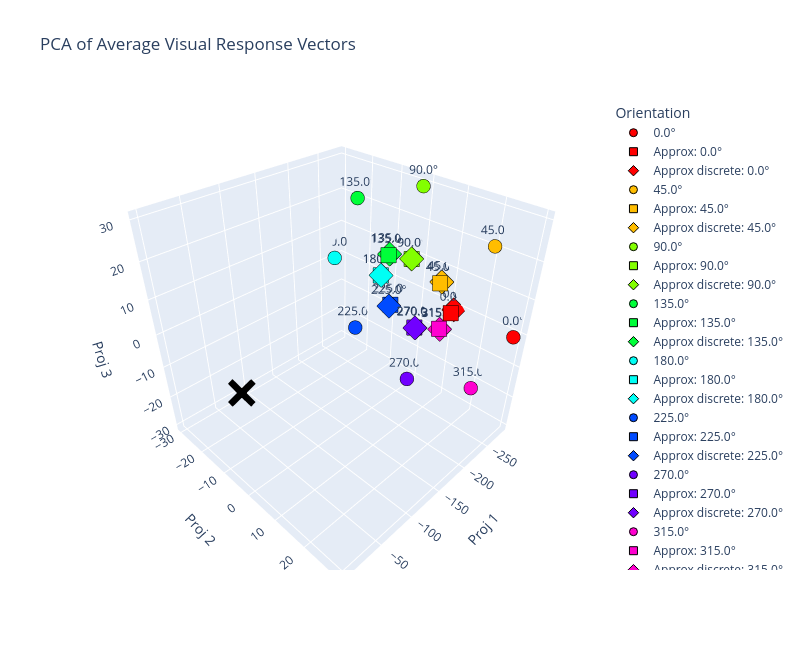

The code cell stored with this chart in its notebook:
### Markdown cell above
## Compare Targets and Reconstructions in 3D

This final view overlays each orientation target with its fitted approximation in the shared projection basis. Matching points suggest the non-negative reconstruction preserves the intended response geometry, while visible offsets highlight orientations that are harder to reproduce with the available stimulation patterns.

### Code cell
import plotly.graph_objects as go

# make this a function that I can call at other places
# Orientation colormap
ori_cmap   = plt.get_cmap("hsv")
ori_colors = {a: ori_cmap(i / len(ANGLES)) for i, a in enumerate(ANGLES * 180 / np.pi)}


proj, _ = np.linalg.qr(np.array([avg_vectors.mean(0), pca.components_[0], pca.components_[1]]).T)
avg_proj = avg_vectors.dot(proj)

def rgba_from_mpl(c, alpha=1.0):
    """Convert a matplotlib color tuple (r,g,b,a) to a plotly rgba string."""
    r, g, b, _ = c
    return f"rgba({int(r*255)},{int(g*255)},{int(b*255)},{alpha})"

traces = []
for i, angle in enumerate(ANGLES * 180 / np.pi):
    color = rgba_from_mpl(ori_colors[angle])
    traces.append(go.Scatter3d(
        x=[avg_proj[i, 0]], y=[avg_proj[i, 1]], z=[avg_proj[i, 2]],
        mode="markers+text",
        marker=dict(size=8, color=color, line=dict(color="black", width=1)),
        text=[f"{angle}°"],
        textposition="top center",
        name=f"{angle}°",
    ))


    traces.append(go.Scatter3d(
        x=[approx_proj[i, 0]], y=[approx_proj[i, 1]], z=[approx_proj[i, 2]],
        mode="markers+text",
        marker=dict(size=8, color=color, symbol="square", line=dict(color="black", width=1)),
        text=[f"{angle}°"],
        textposition="top center",
        name=f"Approx: {angle}°",
    ))

    traces.append(go.Scatter3d(
        x=[approx_discretized_proj[i, 0]], y=[approx_discretized_proj[i, 1]], z=[approx_discretized_proj[i, 2]],
        mode="markers+text",
        marker=dict(size=8, color=color, symbol="diamond", line=dict(color="black", width=1)),
        text=[f"{angle}°"],
        textposition="top center",
        name=f"Approx discrete: {angle}°",
    ))

# Origin marker
traces.append(go.Scatter3d(
    x=[0], y=[0], z=[0],
    mode="markers",
    marker=dict(size=10, color="black", symbol="x"),
    name="Zero",
))

fig = go.Figure(data=traces)
fig.update_layout(
    title="PCA of Average Visual Response Vectors",
    scene=dict(
        xaxis_title="Proj 1",
        yaxis_title="Proj 2",
        zaxis_title="Proj 3",
    ),
    legend=dict(title="Orientation"),
    width=800, height=650,
)
fig.show()

### Figure 1 — Plotly figure (JSON) as saved in the notebook; plotly's stock layout.template omitted (floating-point values rounded to 4 significant figures)
{"data": [{"marker": {"color": "rgba(255,0,0,1.0)", "line": {"color": "black", "width": 1}, "size": 8}, "mode": "markers+text", "name": "0.0°", "text": ["0.0°"], "textposition": "top center", "type": "scatter3d", "x": [-277.2], "y": [29.72], "z": [-4.543e-15]}, {"marker": {"color": "rgba(255,0,0,1.0)", "line": {"color": "black", "width": 1}, "size": 8, "symbol": "square"}, "mode": "markers+text", "name": "Approx: 0.0°", "text": ["0.0°"], "textposition": "top center", "type": "scatter3d", "x": [-277.5], "y": [11.53], "z": [-1.462]}, {"marker": {"color": "rgba(255,0,0,1.0)", "line": {"color": "black", "width": 1}, "size": 8, "symbol": "diamond"}, "mode": "markers+text", "name": "Approx discrete: 0.0°", "text": ["0.0°"], "textposition": "top center", "type": "scatter3d", "x": [-283.0], "y": [11.55], "z": [-1.003]}, {"marker": {"color": "rgba(255,189,0,1.0)", "line": {"color": "black", "width": 1}, "size": 8}, "mode": "markers+text", "name": "45.0°", "text": ["45.0°"], "textposition": "top center", "type": "scatter3d", "x": [-276.5], "y": [20.95], "z": [21.21]}, {"marker": {"color": "rgba(255,189,0,1.0)", "line": {"color": "black", "width": 1}, "size": 8, "symbol": "square"}, "mode": "markers+text", "name": "Approx: 45.0°", "text": ["45.0°"], "textposition": "top center", "type": "scatter3d", "x": [-276.8], "y": [7.315], "z": [5.844]}, {"marker": {"color": "rgba(255,189,0,1.0)", "line": {"color": "black", "width": 1}, "size": 8, "symbol": "diamond"}, "mode": "markers+text", "name": "Approx discrete: 45.0°", "text": ["45.0°"], "textposition": "top center", "type": "scatter3d", "x": [-279.4], "y": [7.384], "z": [6.006]}, {"marker": {"color": "rgba(131,255,0,1.0)", "line": {"color": "black", "width": 1}, "size": 8}, "mode": "markers+text", "name": "90.0°", "text": ["90.0°"], "textposition": "top center", "type": "scatter3d", "x": [-273.8], "y": [-0.09369], "z": [29.99]}, {"marker": {"color": "rgba(131,255,0,1.0)", "line": {"color": "black", "width": 1}, "size": 8, "symbol": "square"}, "mode": "markers+text", "name": "Approx: 90.0°", "text": ["90.0°"], "textposition": "top center", "type": "scatter3d", "x": [-274.1], "y": [-1.936], "z": [9.642]}, {"marker": {"color": "rgba(131,255,0,1.0)", "line": {"color": "black", "width": 1}, "size": 8, "symbol": "diamond"}, "mode": "markers+text", "name": "Approx discrete: 90.0°", "text": ["90.0°"], "textposition": "top center", "type": "scatter3d", "x": [-273.7], "y": [-1.924], "z": [9.674]}, {"marker": {"color": "rgba(0,255,57,1.0)", "line": {"color": "black", "width": 1}, "size": 8}, "mode": "markers+text", "name": "135.0°", "text": ["135.0°"], "textposition": "top center", "type": "scatter3d", "x": [-270.7], "y": [-21.08], "z": [21.21]}, {"marker": {"color": "rgba(0,255,57,1.0)", "line": {"color": "black", "width": 1}, "size": 8, "symbol": "square"}, "mode": "markers+text", "name": "Approx: 135.0°", "text": ["135.0°"], "textposition": "top center", "type": "scatter3d", "x": [-271.0], "y": [-9.294], "z": [8.322]}, {"marker": {"color": "rgba(0,255,57,1.0)", "line": {"color": "black", "width": 1}, "size": 8, "symbol": "diamond"}, "mode": "markers+text", "name": "Approx discrete: 135.0°", "text": ["135.0°"], "textposition": "top center", "type": "scatter3d", "x": [-273.5], "y": [-9.428], "z": [8.358]}, {"marker": {"color": "rgba(0,255,245,1.0)", "line": {"color": "black", "width": 1}, "size": 8}, "mode": "markers+text", "name": "180.0°", "text": ["180.0°"], "textposition": "top center", "type": "scatter3d", "x": [-269.0], "y": [-29.72], "z": [-8.304e-17]}, {"marker": {"color": "rgba(0,255,245,1.0)", "line": {"color": "black", "width": 1}, "size": 8, "symbol": "square"}, "mode": "markers+text", "name": "Approx: 180.0°", "text": ["180.0°"], "textposition": "top center", "type": "scatter3d", "x": [-269.4], "y": [-11.44], "z": [1.324]}, {"marker": {"color": "rgba(0,255,245,1.0)", "line": {"color": "black", "width": 1}, "size": 8, "symbol": "diamond"}, "mode": "markers+text", "name": "Approx discrete: 180.0°", "text": ["180.0°"], "textposition": "top center", "type": "scatter3d", "x": [-268.7], "y": [-11.25], "z": [1.427]}, {"marker": {"color": "rgba(0,75,255,1.0)", "line": {"color": "black", "width": 1}, "size": 8}, "mode": "markers+text", "name": "225.0°", "text": ["225.0°"], "textposition": "top center", "type": "scatter3d", "x": [-269.7], "y": [-20.95], "z": [-21.21]}, {"marker": {"color": "rgba(0,75,255,1.0)", "line": {"color": "black", "width": 1}, "size": 8, "symbol": "square"}, "mode": "markers+text", "name": "Approx: 225.0°", "text": ["225.0°"], "textposition": "top center", "type": "scatter3d", "x": [-270.0], "y": [-7.538], "z": [-6.747]}, {"marker": {"color": "rgba(0,75,255,1.0)", "line": {"color": "black", "width": 1}, "size": 8, "symbol": "diamond"}, "mode": "markers+text", "name": "Approx discrete: 225.0°", "text": ["225.0°"], "textposition": "top center", "type": "scatter3d", "x": [-265.6], "y": [-7.277], "z": [-6.695]}, {"marker": {"color": "rgba(113,0,255,1.0)", "line": {"color": "black", "width": 1}, "size": 8}, "mode": "markers+text", "name": "270.0°", "text": ["270.0°"], "textposition": "top center", "type": "scatter3d", "x": [-272.4], "y": [0.09369], "z": [-29.99]}, {"marker": {"color": "rgba(113,0,255,1.0)", "line": {"color": "black", "width": 1}, "size": 8, "symbol": "square"}, "mode": "markers+text", "name": "Approx: 270.0°", "text": ["270.0°"], "textposition": "top center", "type": "scatter3d", "x": [-272.7], "y": [1.084], "z": [-10.67]}, {"marker": {"color": "rgba(113,0,255,1.0)", "line": {"color": "black", "width": 1}, "size": 8, "symbol": "diamond"}, "mode": "markers+text", "name": "Approx discrete: 270.0°", "text": ["270.0°"], "textposition": "top center", "type": "scatter3d", "x": [-272.1], "y": [1.352], "z": [-10.66]}, {"marker": {"color": "rgba(255,0,207,1.0)", "line": {"color": "black", "width": 1}, "size": 8}, "mode": "markers+text", "name": "315.0°", "text": ["315.0°"], "textposition": "top center", "type": "scatter3d", "x": [-275.5], "y": [21.08], "z": [-21.21]}, {"marker": {"color": "rgba(255,0,207,1.0)", "line": {"color": "black", "width": 1}, "size": 8, "symbol": "square"}, "mode": "markers+text", "name": "Approx: 315.0°", "text": ["315.0°"], "textposition": "top center", "type": "scatter3d", "x": [-275.9], "y": [8.754], "z": [-7.664]}, {"marker": {"color": "rgba(255,0,207,1.0)", "line": {"color": "black", "width": 1}, "size": 8, "symbol": "diamond"}, "mode": "markers+text", "name": "Approx discrete: 315.0°", "text": ["315.0°"], "textposition": "top center", "type": "scatter3d", "x": [-276.4], "y": [8.853], "z": [-7.862]}, {"marker": {"color": "black", "size": 10, "symbol": "x"}, "mode": "markers", "name": "Zero", "type": "scatter3d", "x": [0], "y": [0], "z": [0]}], "layout": {"height": 650, "legend": {"title": {"text": "Orientation"}}, "scene": {"xaxis": {"title": {"text": "Proj 1"}}, "yaxis": {"title": {"text": "Proj 2"}}, "zaxis": {"title": {"text": "Proj 3"}}}, "title": {"text": "PCA of Average Visual Response Vectors"}, "width": 800}}
